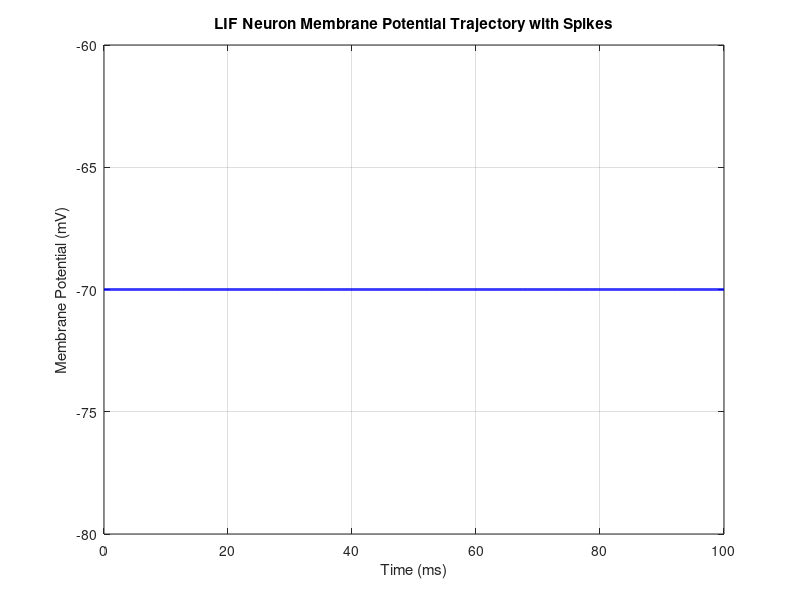

Write MATLAB code to recreate this figure.
% LIF Neuron Parameters
tau_m = 10;          % Membrane time constant (ms)
V_rest = -70;        % Resting membrane potential (mV)
R = 10;              % Membrane resistance (Mohm)
V_th = -55;          % Threshold potential (mV)
V_reset = V_rest;    % Reset potential (mV)

% Time parameters
dt = 0.1;            % Time step (ms)
t_max = 100;         % Maximum simulation time (ms)

% Initial conditions
V0 = V_rest;         % Initial membrane potential

% Arrays to store results
time = 0:dt:t_max;
V_values = zeros(size(time));

% Simulation loop
V = V0;
for i = 1:length(time)
    % LIF neuron dynamics
    dV_dt = -(V - V_rest) / tau_m;
    V = V + dV_dt * dt;
    
    % Spike generation (reset if threshold is crossed)
    if V >= V_th
        V = V_reset;
    end
    
    % Store membrane potential at each time step
    V_values(i) = V;
end

% Plotting the membrane potential trajectory with spikes (stair plot)
figure;
stairs(time, V_values, 'b', 'LineWidth', 2);
xlabel('Time (ms)');
ylabel('Membrane Potential (mV)');
title('LIF Neuron Membrane Potential Trajectory with Spikes');
grid on;
  